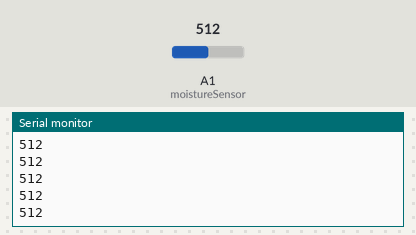
Recording of a sketch running on a simulated Arduino Uno, built with avr-gcc and run on an emulated ATmega328P. Parts: the last lines printed to the serial monitor. The inputs (shaded band) are chosen by the test bench; at power-on: A1 (moistureSensor) = 512.

Above: at 1.2 s.
1.3 s: A1 (moistureSensor) set to 716
At 2.0 s:
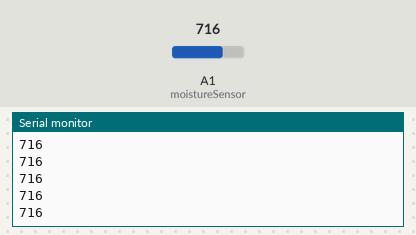
2.8 s: A1 (moistureSensor) set to 900
At 3.3 s:
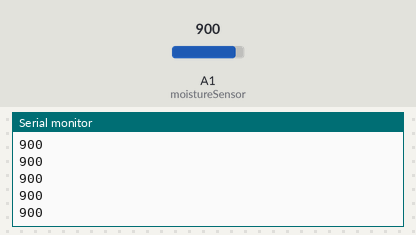
Timing chart, 0 to 5.8 s (numbered marks = the images above; inputs shaded):
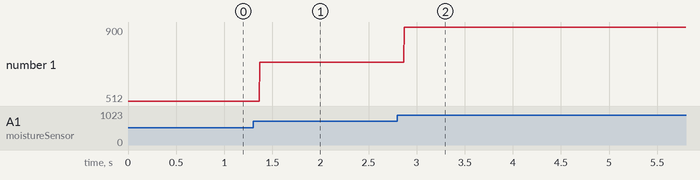

The sketch:

wata.ino
```cpp
int moistureSensor = 1;
void setup() {
  // put your setup code here, to run once:
  Serial.begin(9600);
}

void loop() {
  // put your main code here, to run repeatedly:

	// api request
  int moistureVal = analogRead(moistureSensor);
  Serial.print(moistureVal);
  Serial.println();
	// check if reached == true
	// put a delay here for like 20s or something
}
```

Measured:
- after the input at 1.3 s, the serial monitor: prints a new line after 0.07 s (image 1)
- after the input at 2.8 s, the serial monitor: prints a new line after 0.07 s (image 2)
- plotted number 1: 512 → 716 after the input at 1.3 s, 716 → 900 after the input at 2.8 s
